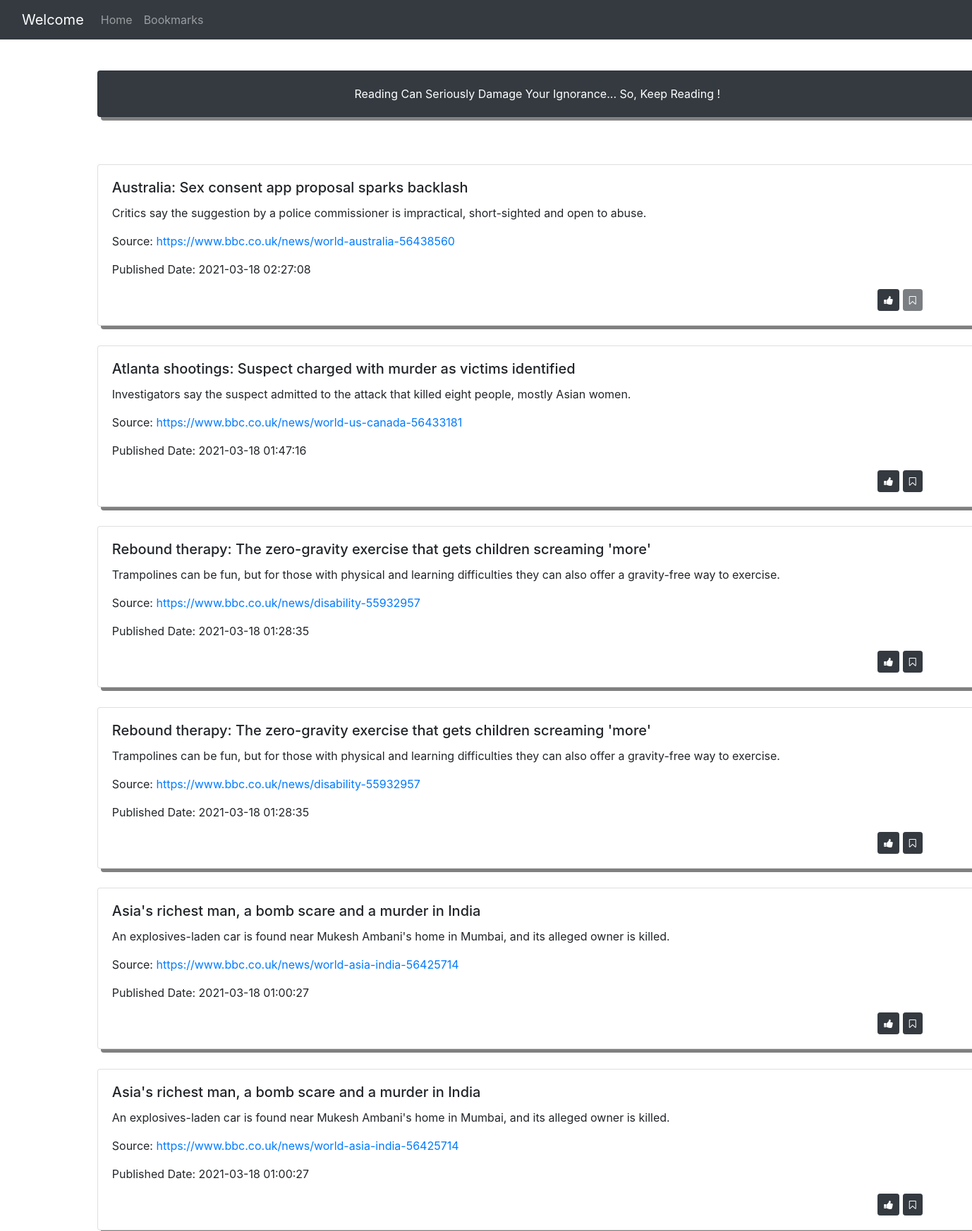
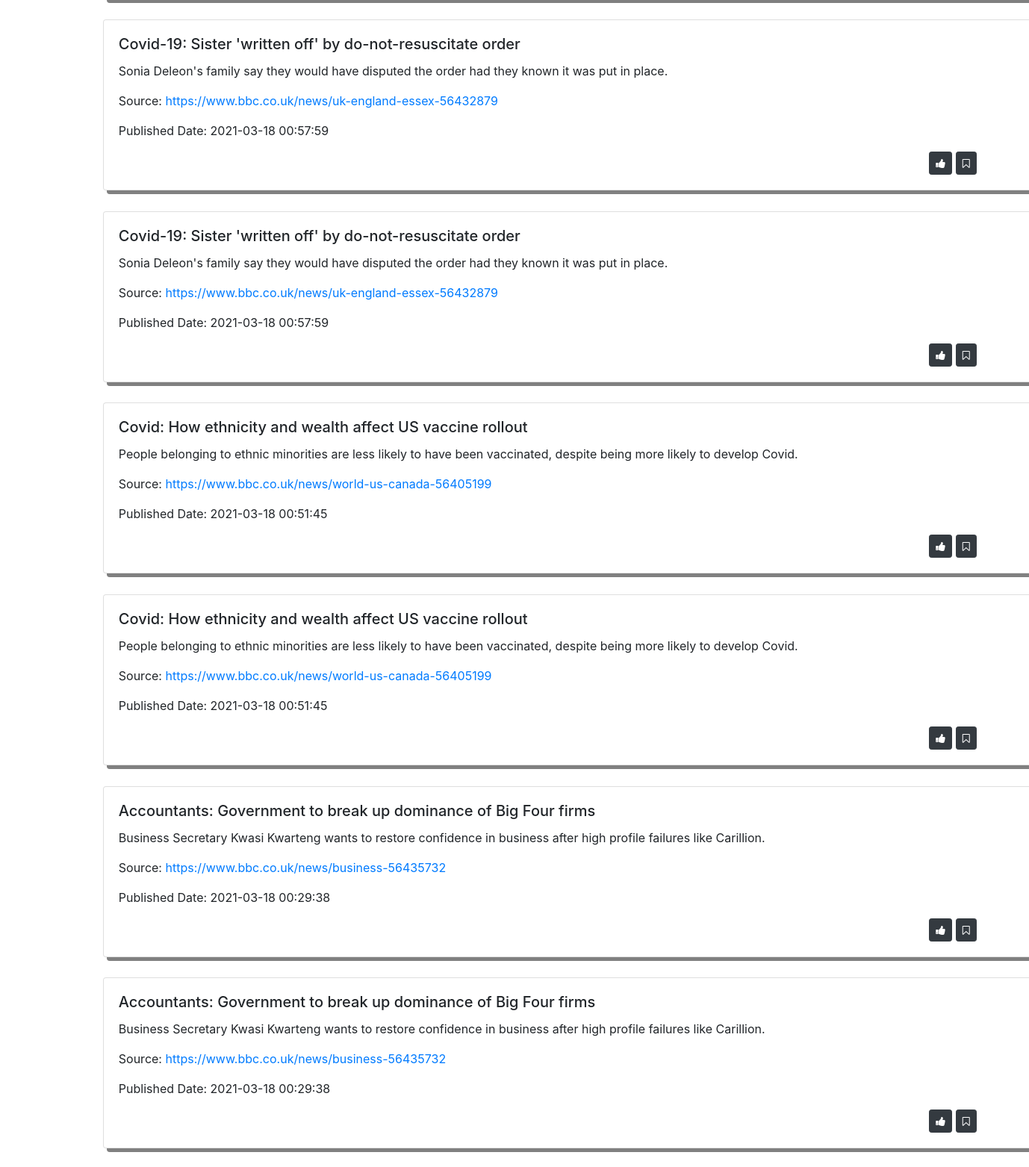
Screenshot of /home (signed in, upper part) with the database file from the repository (2 pictures, top to bottom).
### tables this page shows
CREATE TABLE article (articleid INTEGER PRIMARY KEY AUTOINCREMENT,headline TEXT NOT NULL,summary TEXT NOT NULL, published_date DATETIME NOT NULL,url TEXT NOT NULL,image_url TEXT NOT NULL,news_source TEXT NOT NULL, count INTEGER);

CREATE TABLE bookmarked (id INTEGER PRIMARY KEY AUTOINCREMENT,article_id INTEGER NOT NULL,user_id INTEGER NOT NULL);

### app.py (the view)
@app.route("/home")
def view():
    userid = session['username']
    con = sqlite3.connect("aggregatefeed.db")
    con.row_factory = sqlite3.Row
    cur = con.cursor()
    cur.execute("select * from article order by published_date DESC,count DESC")
    rows = cur.fetchall()
    cur_book = con.cursor()
    cur_book.execute("select article_id from bookmarked where user_id = (?)",(userid,))
    rows_book = cur_book.fetchall()
    cur_upvote = con.cursor()
    cur_upvote.execute("select article_id from upvote where user_id = (?)",(userid,))
    rows_upvote = cur_upvote.fetchall()
    return render_template("homedb.html",rows = rows,rows_book = rows_book,rows_upvote = rows_upvote)

### templates/homedb.html (shortened to what this page needs)
{%extends 'base.html' %}
{% block body %}
<br>
        {% for row in rows %}
             <div class="card" style="width: 78rem; margin-left: 10%; margin-top:2%;">
                    <div class="card-body">
                        <h5 class="card-title">{{row["headline"]}}</h5>
                        <p class="card-text">{{row["summary"]}}</p>
                        <p class="card-text">Source: <a href='{{row["news_source"]}}' target="_blank">{{row["news_source"]}}</a></p>
                        <p class="card-text">Published Date: {{row["published_date"]}}</p>
                        <div class="btn-group" style="margin-left: 90%;">
                         <form action = "/upvote" method = "POST">
                         {% for rows_upvote in rows_upvote  if row['articleid'] == rows_upvote['article_id']%}
                         <button type="submit" disabled class="btn btn-dark btn-sm"><i class="fa fa-thumbs-up" aria-hidden="true"></i></button>
                         {% else %}
                         <button type="submit"  class="btn btn-dark btn-sm"><i class="fa fa-thumbs-up" aria-hidden="true"></i></button>
                         {%endfor%}
                     </form>
                    <form action = "/bookmark" method = "POST">
                         {% for rows_book in rows_book  if row['articleid'] == rows_book['article_id']%}
                         <button type="submit" disabled class="btn btn-dark btn-sm"><i class="fa fa-bookmark-o" aria-hidden="true"></i></button>
                         {% else %}
                         <button type="submit"  class="btn btn-dark btn-sm"><i class="fa fa-bookmark-o" aria-hidden="true"></i></button>
                         {%endfor%}
                    </form>
                    </div>
                    </div>
                </div>
        {%endfor%}
   {%endblock%}

### static/css/main.css (style rules this page uses)
.card { box-shadow: 5px 5px grey; }

### rows the page displays
article: headline "Australia: Sex consent app proposal sparks backlash", summary "Critics say the suggestion by a police commissioner is impractical, short-sighted and open to abuse.", news_source "https://www.bbc.co.uk/news/world-australia-56438560", published_date "2021-03-18 02:27:08"
article: headline "Atlanta shootings: Suspect charged with murder as victims identified", summary "Investigators say the suspect admitted to the attack that killed eight people, mostly Asian women.", news_source "https://www.bbc.co.uk/news/world-us-canada-56433181", published_date "2021-03-18 01:47:16"
article: headline "Rebound therapy: The zero-gravity exercise that gets children screaming 'more'", summary "Trampolines can be fun, but for those with physical and learning difficulties they can also offer a gravity-free way to exercise.", news_source "https://www.bbc.co.uk/news/disability-55932957", published_date "2021-03-18 01:28:35"
article: headline "Rebound therapy: The zero-gravity exercise that gets children screaming 'more'", summary "Trampolines can be fun, but for those with physical and learning difficulties they can also offer a gravity-free way to exercise.", news_source "https://www.bbc.co.uk/news/disability-55932957", published_date "2021-03-18 01:28:35"
article: headline "Asia's richest man, a bomb scare and a murder in India", summary "An explosives-laden car is found near Mukesh Ambani's home in Mumbai, and its alleged owner is killed.", news_source "https://www.bbc.co.uk/news/world-asia-india-56425714", published_date "2021-03-18 01:00:27"
article: headline "Asia's richest man, a bomb scare and a murder in India", summary "An explosives-laden car is found near Mukesh Ambani's home in Mumbai, and its alleged owner is killed.", news_source "https://www.bbc.co.uk/news/world-asia-india-56425714", published_date "2021-03-18 01:00:27"
article: headline "Covid-19: Sister 'written off' by do-not-resuscitate order", summary "Sonia Deleon's family say they would have disputed the order had they known it was put in place.", news_source "https://www.bbc.co.uk/news/uk-england-essex-56432879", published_date "2021-03-18 00:57:59"
article: headline "Covid-19: Sister 'written off' by do-not-resuscitate order", summary "Sonia Deleon's family say they would have disputed the order had they known it was put in place.", news_source "https://www.bbc.co.uk/news/uk-england-essex-56432879", published_date "2021-03-18 00:57:59"
article: headline "Covid: How ethnicity and wealth affect US vaccine rollout", summary "People belonging to ethnic minorities are less likely to have been vaccinated, despite being more likely to develop Covid.", news_source "https://www.bbc.co.uk/news/world-us-canada-56405199", published_date "2021-03-18 00:51:45"
article: headline "Covid: How ethnicity and wealth affect US vaccine rollout", summary "People belonging to ethnic minorities are less likely to have been vaccinated, despite being more likely to develop Covid.", news_source "https://www.bbc.co.uk/news/world-us-canada-56405199", published_date "2021-03-18 00:51:45"
article: headline "Accountants: Government to break up dominance of Big Four firms", summary "Business Secretary Kwasi Kwarteng wants to restore confidence in business after high profile failures like Carillion.", news_source "https://www.bbc.co.uk/news/business-56435732", published_date "2021-03-18 00:29:38"
article: headline "Accountants: Government to break up dominance of Big Four firms", summary "Business Secretary Kwasi Kwarteng wants to restore confidence in business after high profile failures like Carillion.", news_source "https://www.bbc.co.uk/news/business-56435732", published_date "2021-03-18 00:29:38"
